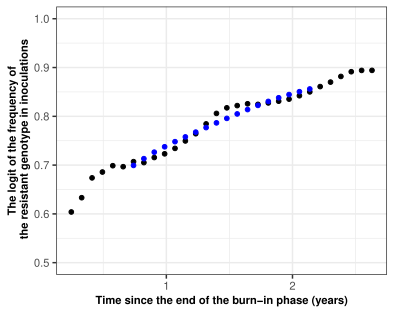

The script that drew this image:
#####################################################################################
# Illustration of the moving average                                                #
#                                                                                   #
# Input: Output of one simulation from OpenMalaria                                  #
# Author: thiery Masserey (thiery.masserey@swisstph.ch)                             #
#####################################################################################


# Load the data
###############

Output_data <- read.csv(file = "/scicore/home/penny/masthi00/WF_spread/Visulaise_results/Paper/Appendix 1-figure 5-Source data 1.csv", header  = TRUE)

# Estimate the moving average
#############################

# Define the number of time step
time_step <- 30

# Define the number of survey per generation
Number_survey_generation <- 60 / time_step # 1 generation equal 60 days

# Define the number of survey per years
Number_survey_years <- 365 / time_step

# define the time at which drug resistance is introduce
Time_HS_Change <- round(30 * Number_survey_years)

# Define time at which regression will start (when drug concentration of the previous drug is equal to zero + 1 parasite generations)
time_start <- Output_data$Survey[Output_data$nHostDrugConcNonZero_2 == 0]
time_start <- time_start[time_start >= (Time_HS_Change + Number_survey_generation)][1]

# Define time at which regression will stop (2 years after the beginning of the regression + 6 more for the moving average)
time_end <- time_start + 2 * Number_survey_years + 6

# select the data within this boundary
time_spread <- Output_data$Survey[Output_data$Survey > time_start & Output_data$Survey < time_end] / Number_survey_years # time spread is converted in years
Measurment_R <- Output_data$Inoculation_R[Output_data$Survey > time_start & Output_data$Survey < time_end]

# estimate the moving average (over 1 year period) of the frequency of the resistant genotype
Measurment_MA <- 0
time_spread_MA <- 0
for (i in (1 + 6):(24)) {
  Measurment_MA[i - 6] <- mean(Measurment_R[(i - 6):(i + 6)])
  time_spread_MA[i - 6] <- time_spread[i]
  
}


Data<-NULL
Data$time<-time_spread
Data$Measurment_R<-Measurment_R
Data<-as.data.frame(Data)

Data_2<-NULL
Data_2$time_spread_MA<-time_spread_MA
Data_2$Measurment_MA<-Measurment_MA
Data_2<-as.data.frame(Data_2)

# Plot the data
###############

constant<-2
PLOT<-ggplot(data = Data, aes(x = time_spread-30, y = Measurment_R)) +
  geom_point(size = 2.5/constant)+
  geom_point(data=Data_2, aes(x = time_spread_MA-30, y = Measurment_MA), color="blue", size = 2.5/constant)+
  theme_bw() +
  theme(
    axis.text.x = element_text(size = 15/constant),
    axis.text.y = element_text(size = 15/constant),
    axis.title.x = element_text(size = 16/constant, face = "bold"),
    axis.title.y = element_text(size = 16/constant, face = "bold"),
    plot.title = element_text(size = 18/constant, hjust = 0.5, face = "bold")) +
  ylab("The logit of the frequency of\n the resistant genotype in inoculations") +
  ylim(0.5, 1) +
  xlab("Time since the end of the burn-in phase (years)") +
  theme(strip.text.x = element_text(size = 16/constant, color = "black", face = "bold"),
        strip.text.y = element_text(size = 16/constant, color = "black", face = "bold"))+
  theme(legend.position="none")


ggsave("/scicore/home/penny/masthi00/WF_spread/Visulaise_results/Paper/Appendix 1-figure 5.pdf",
       plot = PLOT, width = 10,height = 8, device="pdf", units = "cm", dpi = 300)
